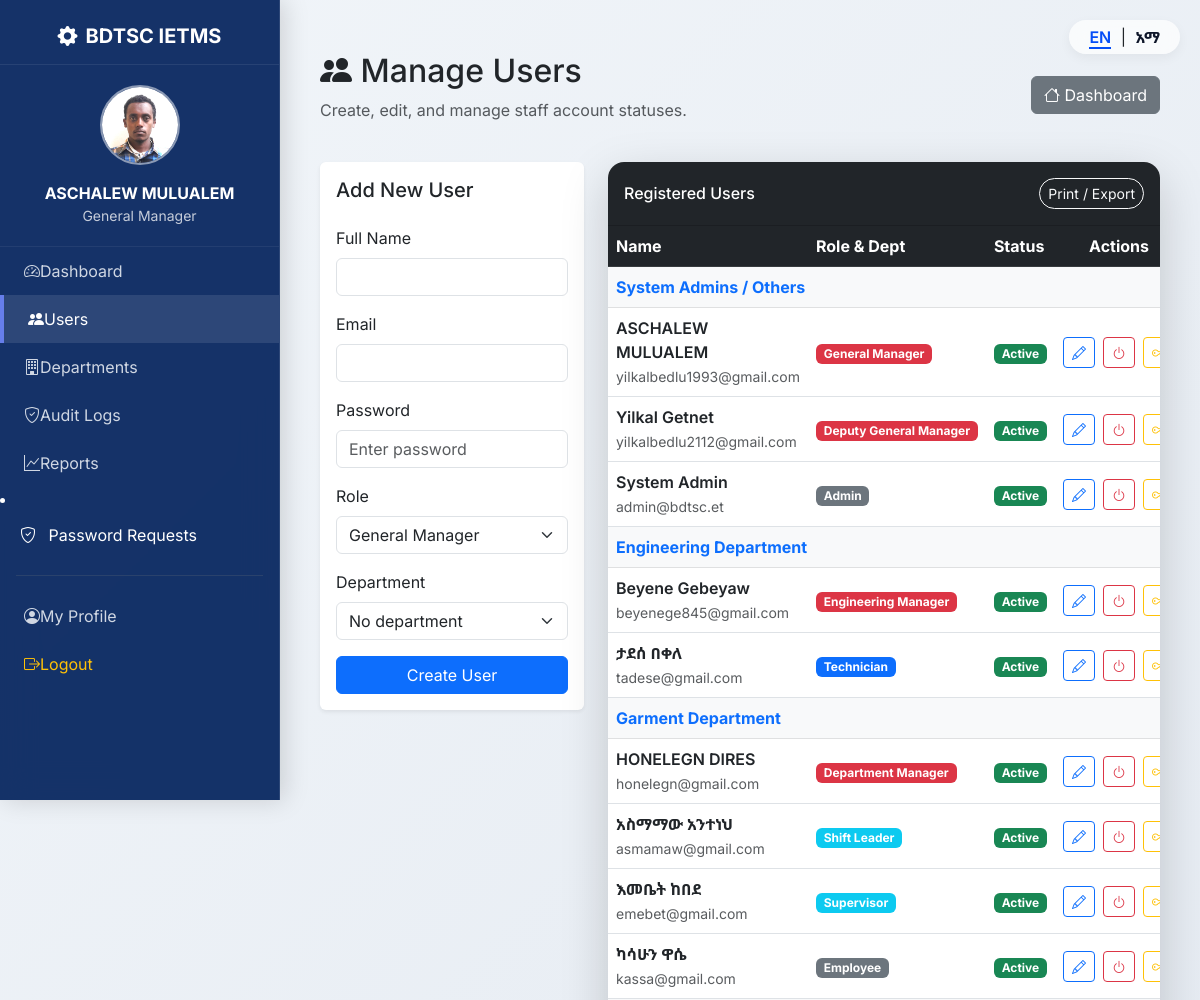
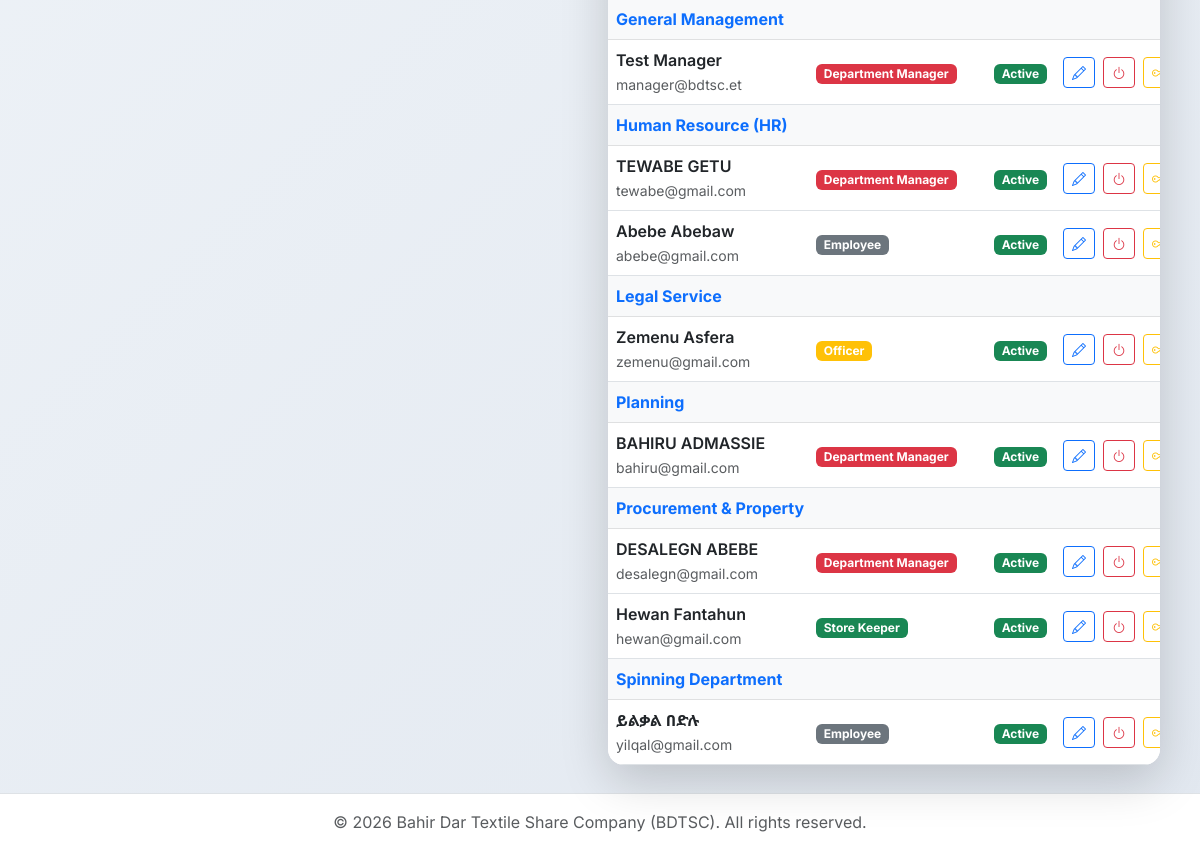
Page /admin/manage_users.php (signed in) on the committed database (2 pictures, top to bottom).
### tables this page shows
CREATE TABLE IF NOT EXISTS `users` (
  `id` int NOT NULL AUTO_INCREMENT,
  `full_name` varchar(100) NOT NULL,
  `email` varchar(100) NOT NULL,
  `password` varchar(255) NOT NULL,
  `reset_token` varchar(255) DEFAULT NULL,
  `token_expiry` datetime DEFAULT NULL,
  `user_role` varchar(50) NOT NULL,
  `dept_id` int DEFAULT NULL,
  `status` enum('Active','Inactive') DEFAULT 'Active',
  `last_login` datetime DEFAULT NULL,
  `reset_approved` tinyint(1) NOT NULL DEFAULT '0',
  `profile_pic` varchar(255) DEFAULT 'default_user.jpg',
  PRIMARY KEY (`id`),
  UNIQUE KEY `email` (`email`),
  KEY `dept_id` (`dept_id`),
  KEY `idx_reset_token` (`reset_token`),
  CONSTRAINT `users_ibfk_1` FOREIGN KEY (`dept_id`) REFERENCES `departments` (`id`) ON DELETE SET NULL
);

CREATE TABLE IF NOT EXISTS `departments` (
  `id` int NOT NULL AUTO_INCREMENT,
  `dept_name` varchar(100) NOT NULL,
  `dept_type` enum('Production','Support') DEFAULT 'Production',
  `description` text,
  `created_at` timestamp NOT NULL DEFAULT CURRENT_TIMESTAMP,
  PRIMARY KEY (`id`),
  UNIQUE KEY `dept_name` (`dept_name`)
);

### admin/manage_users.php (the view, shortened to what this page needs)
<?php
require_once '../includes/db.php';
include '../includes/header_glass.php';
$edit_user = null;
$all_roles = [
    'General Manager',
    'Deputy General Manager',
    'Engineering Manager',
    'Department Manager',
    'Shift Leader',
    'Supervisor',
    'Technician',
    'Electrician',
    'Lab Analyst',
    'Accountant',
    'Purchaser',
    'Store Keeper',
    'Officer',
    'Auditor',
    'Secretary',
    'Clerk',
    'Employee'
];
$role_categories = [
    'General Manager' => 'management',
    'Deputy General Manager' => 'management',
    'Engineering Manager' => 'management',
    'Department Manager' => 'management',
    'Shift Leader' => 'production',
    'Supervisor' => 'production',
    'Technician' => 'technical',
    'Electrician' => 'technical',
    'Lab Analyst' => 'technical',
    'Accountant' => 'finance',
    'Purchaser' => 'finance',
    'Store Keeper' => 'finance',
    'Officer' => 'admin',
    'Auditor' => 'admin',
    'Secretary' => 'admin',
    'Clerk' => 'admin',
    'Employee' => 'general'
];
$users = $pdo->query("SELECT u.*, d.dept_name
                      FROM users u
                      LEFT JOIN departments d ON u.dept_id = d.id
                      ORDER BY d.dept_name ASC,
                      CASE
                        WHEN u.user_role = 'General Manager' THEN 1
                        WHEN u.user_role = 'Deputy General Manager' THEN 2
                        WHEN u.user_role = 'Engineering Manager' THEN 3
                        WHEN u.user_role = 'Department Manager' THEN 4
                        WHEN u.user_role = 'Shift Leader' THEN 5
                        WHEN u.user_role = 'Supervisor' THEN 6
                        WHEN u.user_role = 'Technician' THEN 7
                        WHEN u.user_role = 'Electrician' THEN 8
                        WHEN u.user_role = 'Lab Analyst' THEN 9
                        WHEN u.user_role = 'Accountant' THEN 10
                        WHEN u.user_role = 'Purchaser' THEN 11
                        WHEN u.user_role = 'Store Keeper' THEN 12
                        WHEN u.user_role = 'Officer' THEN 13
                        WHEN u.user_role = 'Auditor' THEN 14
                        WHEN u.user_role = 'Secretary' THEN 15
                        WHEN u.user_role = 'Clerk' THEN 16
                        WHEN u.user_role = 'Employee' THEN 17
                        ELSE 18
                      END ASC")->fetchAll();
?>
<div class="container-fluid mt-4">
    <div class="d-flex justify-content-between align-items-center mb-4">
        <div>
            <h2 class="text-dark"><i class="bi bi-people-fill"></i> Manage Users</h2>
            <p class="text-muted">Create, edit, and manage staff account statuses.</p>
        </div>
        <a href="dashboard.php" class="btn btn-secondary"><i class="bi bi-house"></i> Dashboard</a>
    </div>
    <div class="row gy-4">
        <div class="col-lg-4">
            <div class="card shadow-sm border-0">
                <div class="card-body">
                    <h5 class="card-title mb-4"><?php echo $edit_user ? 'Update User' : 'Add New User'; ?></h5>
                    <form method="POST">
                        <div class="mb-3">
                            <label class="form-label">Full Name</label>
                            <input type="text" name="full_name" class="form-control" required value="<?php echo $edit_user ? htmlspecialchars($edit_user['full_name']) : ''; ?>">
                        </div>
                        <div class="mb-3">
                            <label class="form-label">Email</label>
                            <input type="email" name="email" class="form-control" required value="<?php echo $edit_user ? htmlspecialchars($edit_user['email']) : ''; ?>">
                        </div>
                        <?php if (!$edit_user): ?>
                        <div class="mb-3">
                            <label class="form-label">Password</label>
                            <input type="password" name="password" class="form-control" required placeholder="Enter password">
                        </div>
                        <?php endif; ?>
                        <div class="mb-3">
                            <label class="form-label">Role</label>
                            <select name="user_role" class="form-select" required>
                                <?php foreach ($all_roles as $role): ?>
                                    <option value="<?php echo $role; ?>" <?php echo ($edit_user && $edit_user['user_role'] == $role) ? 'selected' : ''; ?>><?php echo $role; ?></option>
                                <?php endforeach; ?>
                            </select>
                        </div>
                        <div class="mb-3">
                            <label class="form-label">Department</label>
                            <select name="dept_id" class="form-select">
                                <option value="">No department</option>
                            </select>
                        </div>
                        <button type="submit" name="<?php echo $edit_user ? 'update_user' : 'add_user'; ?>" class="btn btn-<?php echo $edit_user ? 'warning' : 'primary'; ?> w-100">
                            <?php echo $edit_user ? 'Update User Information' : 'Create User'; ?>
                        </button>
                    </form>
                </div>
            </div>
        </div>
        <div class="col-lg-8">
            <div class="card shadow-lg border-0 rounded-4 overflow-hidden">
                <div class="card-header bg-dark text-white d-flex justify-content-between align-items-center py-3">
                    <h6 class="mb-0">Registered Users</h6>
                    <button class="btn btn-outline-light btn-sm rounded-pill" onclick="window.print();">Print / Export</button>
                </div>
                <div class="table-responsive">
                    <table class="table table-hover align-middle mb-0">
                        <thead class="table-dark">
                            <tr>
                                <th>Name</th>
                                <th>Role & Dept</th>
                                <th>Status</th>
                                <th class="text-center">Actions</th>
                            </tr>
                        </thead>
                        <tbody>
                            <?php
                            $current_dept = "";
                            foreach ($users as $u):
                                $dept_name = $u['dept_name'] ?? 'System Admins / Others';
                                if ($current_dept !== $dept_name):
                                    $current_dept = $dept_name;
                            ?>
                                <tr class="table-light"><td colspan="4" class="fw-bold text-primary"><?php echo htmlspecialchars($dept_name); ?></td></tr>
                            <?php endif; ?>
                            <tr>
                                <td>
                                    <div class="fw-semibold"><?php echo htmlspecialchars($u['full_name']); ?></div>
                                    <small class="text-muted"><?php echo htmlspecialchars($u['email']); ?></small>
                                </td>
                                <td>
                                    <?php
                                    $category = $role_categories[$u['user_role']] ?? 'general';
                                    $badge_class = match($category) {
                                        'management' => 'bg-danger',
                                        'production' => 'bg-info',
                                        'technical' => 'bg-primary',
                                        'finance' => 'bg-success',
                                        'admin' => 'bg-warning',
                                        default => 'bg-secondary'
                                    };
                                    ?>
                                    <span class="badge <?php echo $badge_class; ?> text-white"><?php echo $u['user_role']; ?></span>
                                </td>
                                <td>
                                    <span class="badge <?php echo $u['status'] == 'Active' ? 'bg-success' : 'bg-secondary'; ?>">
                                        <?php echo $u['status']; ?>
                                    </span>
                                </td>
                                <td>
                                    <div class="d-flex gap-2 justify-content-center">
                                        <a href="manage_users.php?edit_id=<?php echo $u['id']; ?>" class="btn btn-sm btn-outline-primary" title="Edit"><i class="bi bi-pencil"></i></a>
                                        <form method="POST" style="margin:0;">
                                            <button type="submit" name="toggle_status" class="btn btn-sm btn-outline-<?php echo $u['status'] == 'Active' ? 'danger' : 'success'; ?>" title="<?php echo $u['status'] == 'Active' ? 'Deactivate' : 'Activate'; ?>">
                                                <i class="bi bi-power"></i>
                                            </button>
                                        </form>
                                        <form method="POST" style="margin:0;">
                                            <button type="submit" name="reset_password" class="btn btn-sm btn-outline-warning" onclick="return confirm('Reset to 123456?')" title="Reset Pass"><i class="bi bi-key"></i></button>
                                        </form>
                                    </div>
                                </td>
                            </tr>
                            <?php endforeach; ?>
                        </tbody>
                    </table>
                </div>
            </div>
        </div>
    </div>
</div>
<?php include '../includes/footer_glass.php'; ?>

### rows in the picture
users: dept_name "System Admins / Others", full_name "ASCHALEW MULUALEM", email "yilkalbedlu1993@gmail.com", user_role "General Manager", status "Active"
users: full_name "Yilkal Getnet", email "yilkalbedlu2112@gmail.com", user_role "Deputy General Manager", status "Active"
users: full_name "System Admin", email "admin@bdtsc.et", user_role "Admin", status "Active"
users: dept.dept_name "Engineering Department", full_name "Beyene Gebeyaw", email "beyenege845@gmail.com", user_role "Engineering Manager", status "Active"
users: full_name "ታደሰ በቀለ", email "tadese@gmail.com", user_role "Technician", status "Active"
users: dept.dept_name "Garment Department", full_name "HONELEGN DIRES", email "honelegn@gmail.com", user_role "Department Manager", status "Active"
users: full_name "አስማማው አንተነህ", email "asmamaw@gmail.com", user_role "Shift Leader", status "Active"
users: full_name "እመቤት ከበደ", email "emebet@gmail.com", user_role "Supervisor", status "Active"
users: full_name "ካሳሁን ዋሴ", email "kassa@gmail.com", user_role "Employee", status "Active"
users: dept.dept_name "General Management", full_name "Test Manager", email "manager@bdtsc.et", user_role "Department Manager", status "Active"
users: dept.dept_name "Human Resource (HR)", full_name "TEWABE GETU", email "tewabe@gmail.com", user_role "Department Manager", status "Active"
users: full_name "Abebe Abebaw", email "abebe@gmail.com", user_role "Employee", status "Active"
users: dept.dept_name "Legal Service", full_name "Zemenu Asfera", email "zemenu@gmail.com", user_role "Officer", status "Active"
users: dept.dept_name "Planning", full_name "BAHIRU ADMASSIE", email "bahiru@gmail.com", user_role "Department Manager", status "Active"
users: dept.dept_name "Procurement & Property", full_name "DESALEGN ABEBE", email "desalegn@gmail.com", user_role "Department Manager", status "Active"
users: full_name "Hewan Fantahun", email "hewan@gmail.com", user_role "Store Keeper", status "Active"
users: dept.dept_name "Spinning Department", full_name "ይልቃል በድሉ", email "yilqal@gmail.com", user_role "Employee", status "Active"

### other values in the picture
$full_name "ASCHALEW MULUALEM"
$user_role "General Manager"
__('dashboard') "Dashboard"
__('users') "Users"
__('departments') "Departments"
__('audit_logs') "Audit Logs"
__('reports') "Reports"
__('logout') "Logout"
form field user_role "General Manager"
